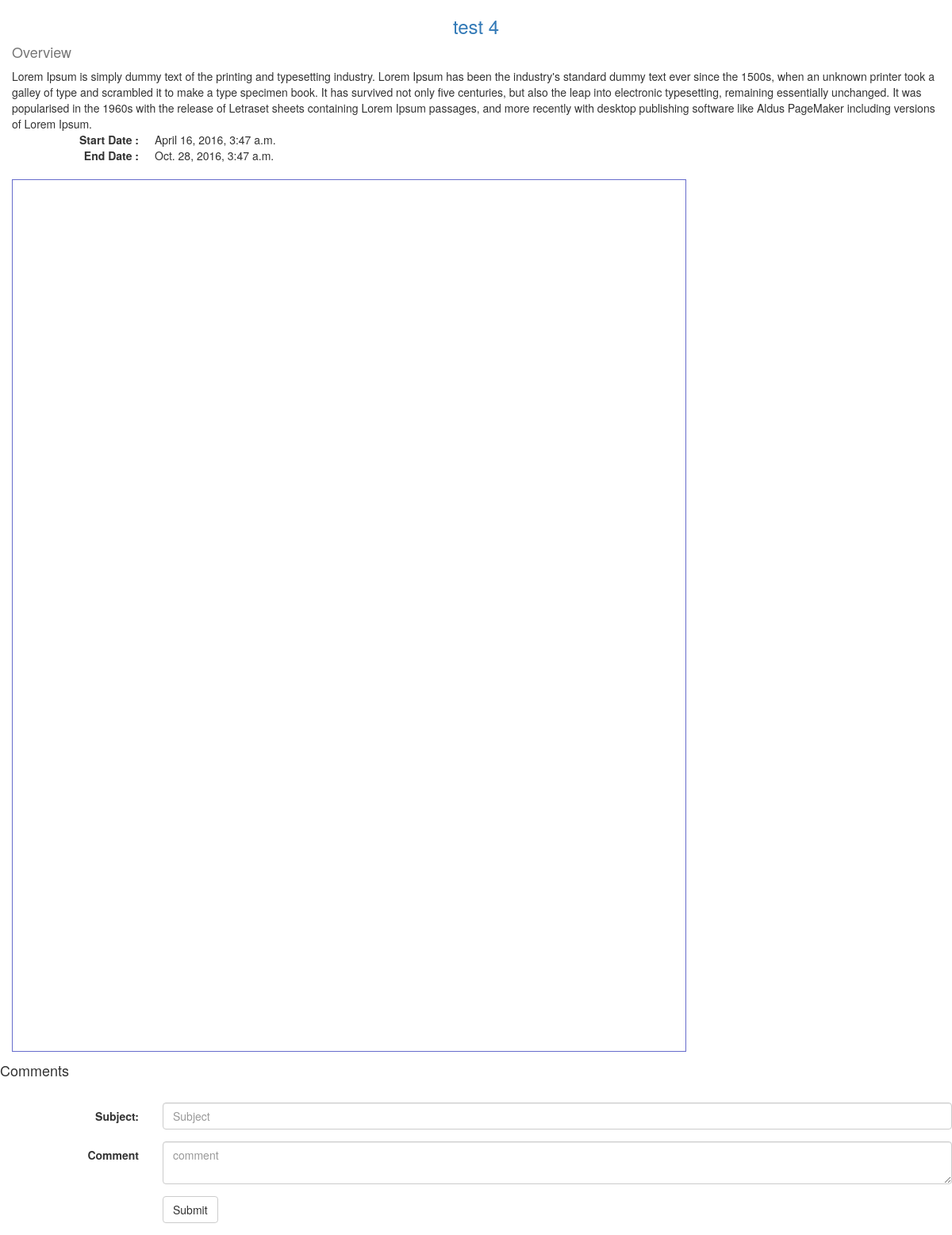
Screenshot of /project/details/4/ with the database file from the repository.
### apps/project/models.py (models this page shows, shortened)
class ProjectBase(BaseClass):
    title = models.CharField(max_length=30, null=False, blank=False)
    short_description = models.CharField(
        max_length=300, null=False, blank=False)
    detailed_description = models.TextField(null=False, blank=False)
    start_date = models.DateTimeField(null=False, blank=False)
    end_date = models.DateTimeField(null=False, blank=False)
    class Meta:
        abstract = True

class Project(ProjectBase):
    manager = models.ForeignKey(Staff, null=False, blank=False)
    client_name = models.CharField(max_length=30, null=False, blank=False)
    attachments = models.ManyToManyField('ProjectAttachment')
    createdby = models.ForeignKey(Staff, related_name='project_createdby')
    modifiedby = models.ForeignKey(Staff, related_name='project_modifedby')
    objects = ProjectManager()
    class Meta:
        verbose_name = ('Project')
        verbose_name_plural = ('Projects')

class BaseClass(models.Model):
    createdon = models.DateTimeField(auto_now_add=True)
    lastmodon = models.DateTimeField(auto_now=True)
    is_deleted = models.BooleanField(default=False)
    class Meta:
        abstract = True

class ProjectAttachment(BaseClass):
    file = models.FileField(upload_to="project/attachment",
                            validators=[validate_file_extension], max_length=200, blank=True)

### apps/project/views.py (the view, shortened to what this page needs)
# urls.py: url(r'^project/details/(?P<project_id>[0-9]+)/$', views.ProjectDetail.as_view(),
class ProjectDetail(DetailView):
    template_name = 'project/project_details.html'
    attachment = None
    return_data = {}
    def dispatch(self, request, *args, **kwargs):
        self.project = get_or_none(Project, pk=kwargs['project_id'])
        self.comments = self.project.comments.all()
        attachments = self.project.attachments.all()
        if attachments:
            self.attachment = attachments[0]
        self.return_data['project'] = self.project
        self.return_data['attachment'] = self.attachment
        self.return_data['comments'] = self.comments
        return super(ProjectDetail, self).dispatch(request, *args, **kwargs)
    def get(self, request, *args, **kwargs):
        return render(request, self.template_name, self.return_data)

### apps/project/utils.py (called while the page is built)
def get_or_none(classmodel, **kwargs):
    try:
        return classmodel.objects.get(**kwargs)
    except classmodel.DoesNotExist:
        return None

### templates/project/project_details.html (shortened to what this page needs)
<!DOCTYPE html>
<html lang="en">
  <head>
    <link href="/static/core/css/bootstrap.min.css" rel="stylesheet">
    <link href="/static/core/css/style.css" rel="stylesheet">
  </head>
  <body>
<div class="container-fluid">
	<div class="row">
		<div class="col-md-12">
			<h3 class="text-center text-primary">
				{{project.title}}
			</h3>
			<h4 class="text-muted">
				Overview
			</h4>
				{{project.detailed_description}}
			<dl class="dl-horizontal">
				<dt>
					Start Date :
				</dt>
				<dd>
					{{project.start_date}}
				</dd>
				<dt>
					End Date :
				</dt>
				<dd>
					{{project.end_date}}
				</dd>
			</dl>
		</div>
	</div>
	{% if attachment %}
		<div class="row">
			<div class="col-md-12">
			<iframe id="fred" style="border:1px solid #666CCC" title="PDF in an i-Frame" src="{{attachment.file.url}}" frameborder="1" scrolling="auto" height="1100" width="850" ></iframe>
		    </div>
		</div>
	{% endif %}
	<div class="row">
	    <h4>Comments</h4>
		<div class="col-md-12">
		</div>
	    <form class="form-horizontal" role="form" action="." method="post">
	        <div class="form-group">
	            <label class="control-label col-sm-2" for="subject">Subject:</label>
	            <div class="col-sm-10">
	                <input type="text" name="subject" class="form-control" id="subject" placeholder="Subject">
	            </div>
	        </div>
	        <div class="form-group">
	            <label class="control-label col-sm-2" for="dic">Comment</label>
	            <div class="col-sm-10">
	                <textarea id="dic" class="form-control" placeholder="comment" name="comment"></textarea>
	            </div>
	        </div>
	        <div class="form-group">
	            <div class="col-sm-offset-2 col-sm-10">
	                <button type="submit" class="btn btn-default">Submit</button>
	            </div>
	        </div>
	    </form>
	</div>
</div>
  </body>
</html>

### rows the page displays
Project: title "test 4", detailed_description "Lorem Ipsum is simply dummy text of the printing and typesetting industry. Lorem Ipsum has been the industry's standard dummy text ever since the 1500s, when an unknown printer took a galley of type and scrambled it to make a type specimen book. It has survived not only five centuries, but also the leap into electronic typesetting, remaining essentially unchanged. It was popularised in the 1960s with the release of Letraset sheets containing Lorem Ipsum passages, and more recently with desktop publishing software like Aldus PageMaker including versions of Lorem Ipsum.", start_date "April 16, 2016, 3:47 a.m.", end_date "Oct. 28, 2016, 3:47 a.m."
